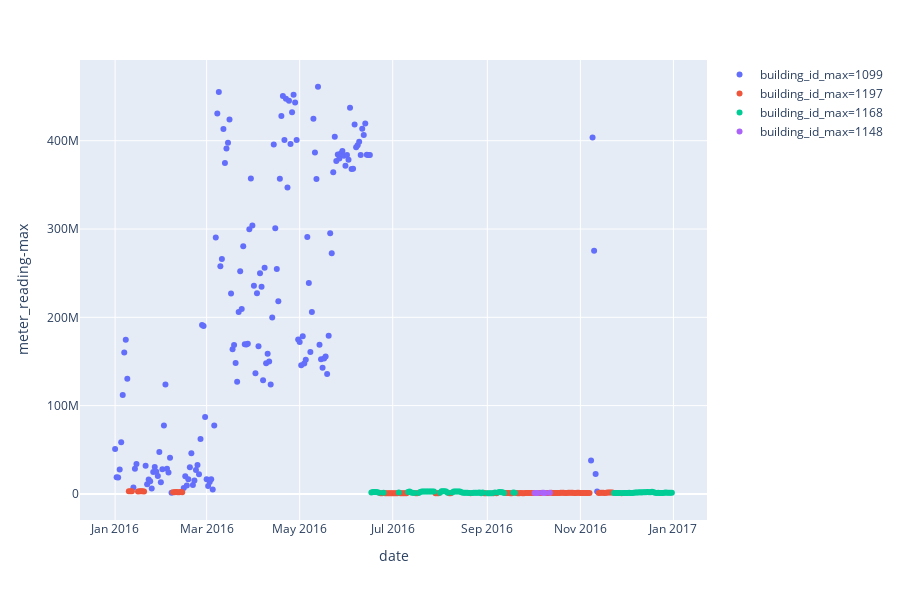

Here is the notebook cell this chart was saved with:
### Code cell
steam = train_group_agg[train_group_agg['meter']=='steam'].copy()
steam['building_id_max'] = pd.Categorical(steam['building_id_max'])
px.scatter(steam, x='date', y='meter_reading-max', color='building_id_max')
